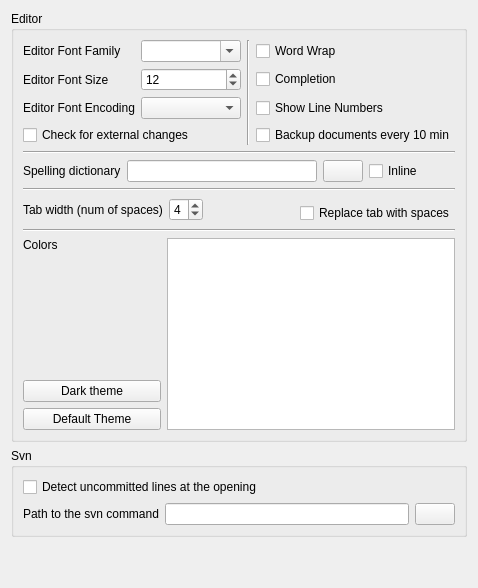
     <widget class="QWidget" name="pe">
      <layout class="QGridLayout" name="gridLayout_8">
       <item row="0" column="0">
        <widget class="QGroupBox" name="groupBox_3">
         <property name="sizePolicy">
          <sizepolicy hsizetype="Expanding" vsizetype="Expanding">
           <horstretch>0</horstretch>
           <verstretch>0</verstretch>
          </sizepolicy>
         </property>
         <property name="title">
          <string>Editor</string>
         </property>
         <layout class="QGridLayout" name="gridLayout_6">
          <item row="0" column="0" colspan="5">
           <layout class="QGridLayout" name="gridLayout">
            <item row="0" column="0">
             <widget class="QLabel" name="labelFamily">
              <property name="text">
               <string>Editor Font Family</string>
              </property>
             </widget>
            </item>
            <item row="0" column="1">
             <widget class="QComboBox" name="comboBoxFont">
              <property name="editable">
               <bool>true</bool>
              </property>
             </widget>
            </item>
            <item row="1" column="0">
             <widget class="QLabel" name="labelSize">
              <property name="text">
               <string>Editor Font Size</string>
              </property>
             </widget>
            </item>
            <item row="1" column="1">
             <widget class="QSpinBox" name="spinBoxSize">
              <property name="minimum">
               <number>1</number>
              </property>
              <property name="value">
               <number>12</number>
              </property>
             </widget>
            </item>
            <item row="2" column="0">
             <widget class="QLabel" name="labelEncoding">
              <property name="text">
               <string>Editor Font Encoding</string>
              </property>
             </widget>
            </item>
            <item row="2" column="1">
             <widget class="QComboBox" name="comboBoxEncoding"/>
            </item>
            <item row="3" column="0" colspan="2">
             <widget class="QCheckBox" name="checkBoxWatcher">
              <property name="text">
               <string>Check for external changes</string>
              </property>
             </widget>
            </item>
            <item row="3" column="3" colspan="2">
             <widget class="QCheckBox" name="checkBoxAutoSave">
              <property name="text">
               <string>Backup documents every 10 min</string>
              </property>
             </widget>
            </item>
            <item row="0" column="3" colspan="2">
             <widget class="QCheckBox" name="checkBoxWordwrap">
              <property name="text">
               <string>Word Wrap</string>
              </property>
             </widget>
            </item>
            <item row="1" column="3" colspan="2">
             <widget class="QCheckBox" name="checkBoxCompletion">
              <property name="text">
               <string>Completion</string>
              </property>
             </widget>
            </item>
            <item row="2" column="3" colspan="2">
             <widget class="QCheckBox" name="checkBoxLinenumber">
              <property name="text">
               <string>Show Line Numbers</string>
              </property>
             </widget>
            </item>
            <item row="0" column="2" rowspan="4">
             <widget class="Line" name="line_3">
              <property name="orientation">
               <enum>Qt::Vertical</enum>
              </property>
             </widget>
            </item>
           </layout>
          </item>
          <item row="1" column="0" colspan="5">
           <widget class="Line" name="line">
            <property name="orientation">
             <enum>Qt::Horizontal</enum>
            </property>
           </widget>
          </item>
          <item row="3" column="0" colspan="5">
           <widget class="Line" name="line_2">
            <property name="orientation">
             <enum>Qt::Horizontal</enum>
            </property>
           </widget>
          </item>
          <item row="4" column="0" rowspan="2" colspan="3">
           <layout class="QHBoxLayout" name="horizontalLayout_2">
            <item>
             <widget class="QLabel" name="labelTabWidth">
              <property name="text">
               <string>Tab width (num of spaces)</string>
              </property>
             </widget>
            </item>
            <item>
             <widget class="QSpinBox" name="spinBoxTab">
              <property name="minimum">
               <number>2</number>
              </property>
              <property name="maximum">
               <number>8</number>
              </property>
              <property name="value">
               <number>4</number>
              </property>
             </widget>
            </item>
            <item>
             <spacer name="horizontalSpacer">
              <property name="orientation">
               <enum>Qt::Horizontal</enum>
              </property>
              <property name="sizeHint" stdset="0">
               <size>
                <width>40</width>
                <height>20</height>
               </size>
              </property>
             </spacer>
            </item>
           </layout>
          </item>
          <item row="5" column="3" colspan="2">
           <widget class="QCheckBox" name="checkBoxTab">
            <property name="text">
             <string>Replace tab with spaces</string>
            </property>
           </widget>
          </item>
          <item row="6" column="0" rowspan="2" colspan="5">
           <widget class="Line" name="line_5">
            <property name="orientation">
             <enum>Qt::Horizontal</enum>
            </property>
           </widget>
          </item>
          <item row="11" column="0">
           <spacer name="verticalSpacer">
            <property name="orientation">
             <enum>Qt::Vertical</enum>
            </property>
            <property name="sizeHint" stdset="0">
             <size>
              <width>138</width>
              <height>62</height>
             </size>
            </property>
           </spacer>
          </item>
          <item row="10" column="0">
           <widget class="QLabel" name="label_3">
            <property name="text">
             <string>Colors</string>
            </property>
           </widget>
          </item>
          <item row="13" column="0">
           <widget class="QPushButton" name="pushButtonDefault">
            <property name="text">
             <string>Default Theme</string>
            </property>
           </widget>
          </item>
          <item row="12" column="0">
           <widget class="QPushButton" name="pushButtonDark">
            <property name="text">
             <string>Dark theme</string>
            </property>
           </widget>
          </item>
          <item row="10" column="1" rowspan="4" colspan="4">
           <widget class="QTableWidget" name="colortableWidget">
            <property name="maximumSize">
             <size>
              <width>16777215</width>
              <height>16777215</height>
             </size>
            </property>
            <attribute name="horizontalHeaderVisible">
             <bool>false</bool>
            </attribute>
            <attribute name="horizontalHeaderStretchLastSection">
             <bool>true</bool>
            </attribute>
            <attribute name="verticalHeaderVisible">
             <bool>false</bool>
            </attribute>
            <column>
             <property name="text">
              <string>Item</string>
             </property>
            </column>
            <column>
             <property name="text">
              <string>Color</string>
             </property>
            </column>
           </widget>
          </item>
          <item row="2" column="0" colspan="5">
           <layout class="QHBoxLayout">
            <item>
             <widget class="QLabel" name="labelASpellCommand">
              <property name="sizePolicy">
               <sizepolicy hsizetype="Preferred" vsizetype="Preferred">
                <horstretch>0</horstretch>
                <verstretch>0</verstretch>
               </sizepolicy>
              </property>
              <property name="text">
               <string>Spelling dictionary</string>
              </property>
             </widget>
            </item>
            <item>
             <widget class="QLineEdit" name="lineEditAspellCommand">
              <property name="minimumSize">
               <size>
                <width>190</width>
                <height>0</height>
               </size>
              </property>
             </widget>
            </item>
            <item>
             <widget class="QPushButton" name="pushButtonAspell">
              <property name="text">
               <string/>
              </property>
              <property name="icon">
               <iconset resource="texmaker.qrc">
                <normaloff>:/images/fileopen16.png</normaloff>:/images/fileopen16.png</iconset>
              </property>
             </widget>
            </item>
            <item>
             <widget class="QCheckBox" name="checkBoxInlineSpell">
              <property name="sizePolicy">
               <sizepolicy hsizetype="MinimumExpanding" vsizetype="Expanding">
                <horstretch>0</horstretch>
                <verstretch>0</verstretch>
               </sizepolicy>
              </property>
              <property name="toolTip">
               <string>Inline Spell Checking</string>
              </property>
              <property name="text">
               <string>Inline</string>
              </property>
             </widget>
            </item>
           </layout>
          </item>
         </layout>
        </widget>
       </item>
       <item row="2" column="0">
        <spacer>
         <property name="orientation">
          <enum>Qt::Vertical</enum>
         </property>
         <property name="sizeHint" stdset="0">
          <size>
           <width>411</width>
           <height>40</height>
          </size>
         </property>
        </spacer>
       </item>
       <item row="1" column="0">
        <widget class="QGroupBox" name="groupBox_5">
         <property name="title">
          <string>Svn</string>
         </property>
         <layout class="QGridLayout" name="gridLayout_20">
          <item row="0" column="0" colspan="2">
           <widget class="QCheckBox" name="checkBoxSvn">
            <property name="text">
             <string>Detect uncommitted lines at the opening</string>
            </property>
           </widget>
          </item>
          <item row="1" column="0">
           <widget class="QLabel" name="label_9">
            <property name="text">
             <string>Path to the svn command</string>
            </property>
           </widget>
          </item>
          <item row="1" column="1">
           <widget class="QLineEdit" name="lineEditSvn"/>
          </item>
          <item row="1" column="2">
           <widget class="QPushButton" name="pushButtonSvn">
            <property name="text">
             <string/>
            </property>
            <property name="icon">
             <iconset resource="texmaker.qrc">
              <normaloff>:/images/fileopen16.png</normaloff>:/images/fileopen16.png</iconset>
            </property>
           </widget>
          </item>
         </layout>
        </widget>
       </item>
      </layout>
     </widget>
